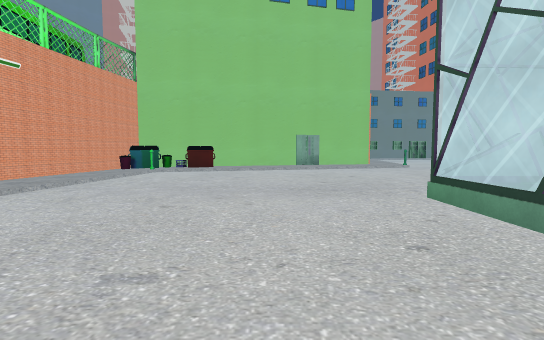
view 1 (above)

20 first-person views from a walk through a scene from a Unity 3-D project. The camera is 1.2 m above the floor, tilts 4° down and sees 85° across. The floor is counted in squares, 2 m on a side. Each view is taken from the middle of a square. On the plan, view 1 faces up. The plan holds only what a view shows up to about 9 squares ahead; the rest is blank. The place goes on beyond the plan. Some animated figures are left out. Door leaves are left out, so doorways stand open.

view 2
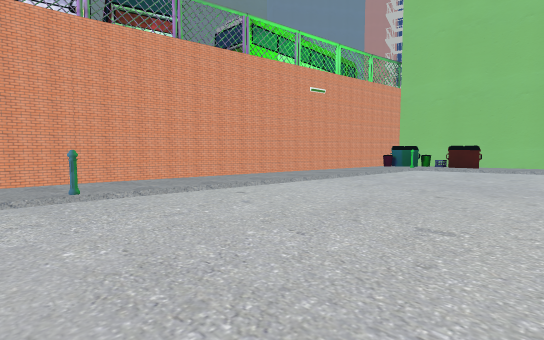

view 3
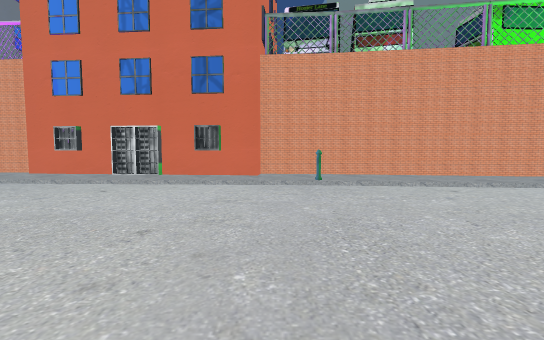

view 4
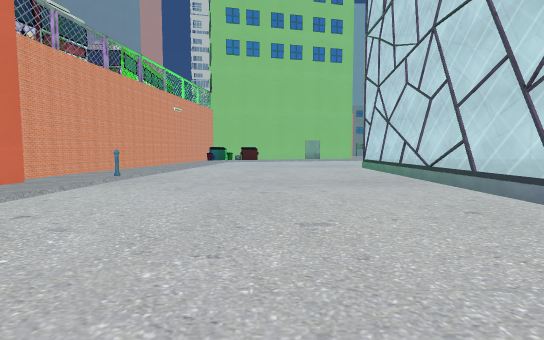

view 5
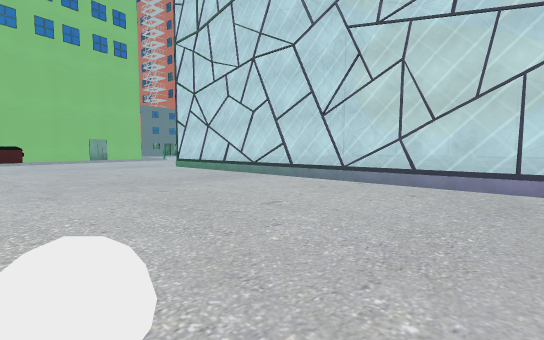

view 6
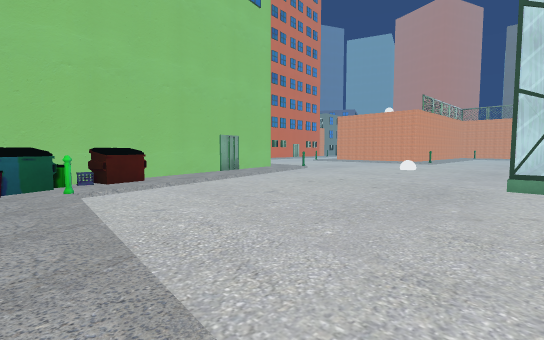

view 7
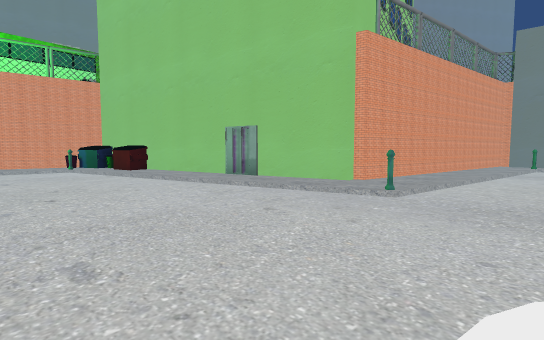

view 8
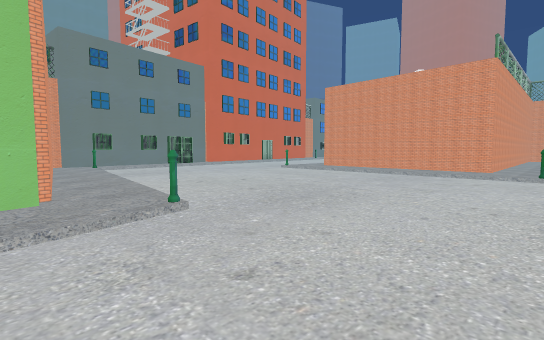

view 9
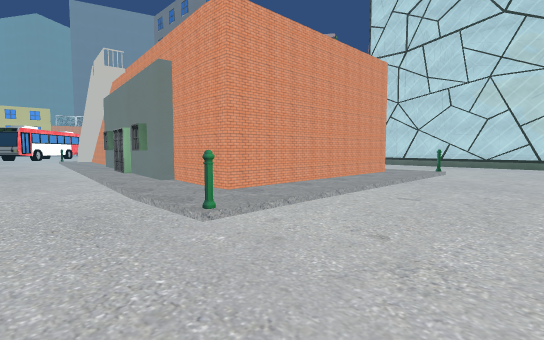

view 10
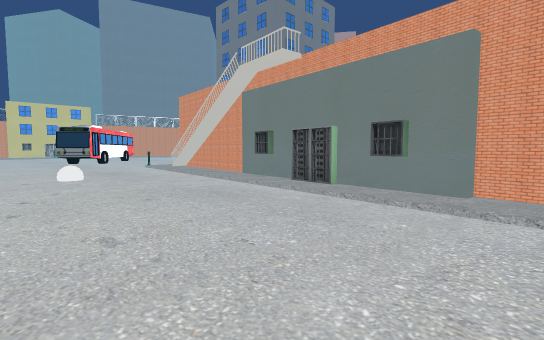

view 11
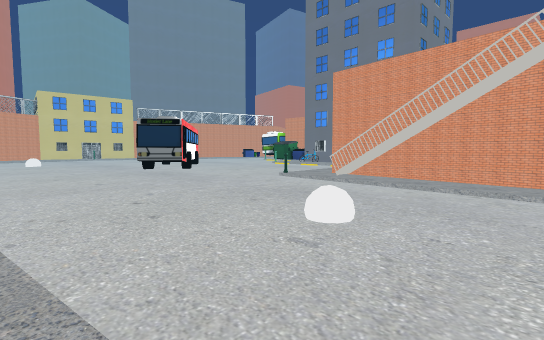

view 12
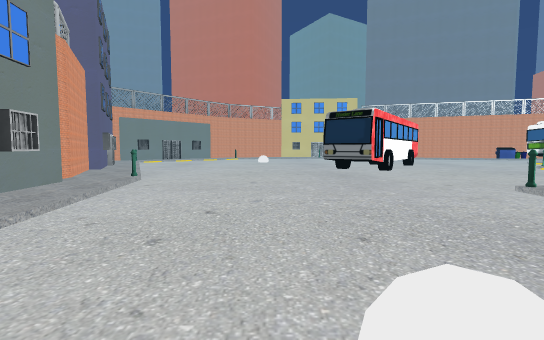

view 13
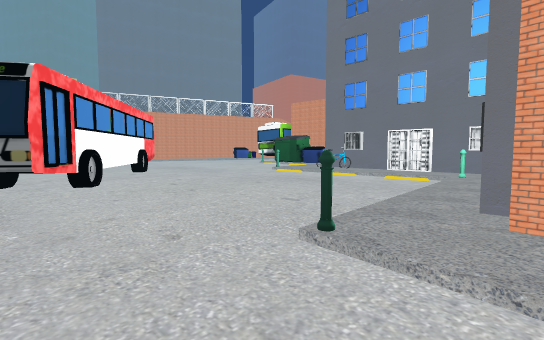

view 14
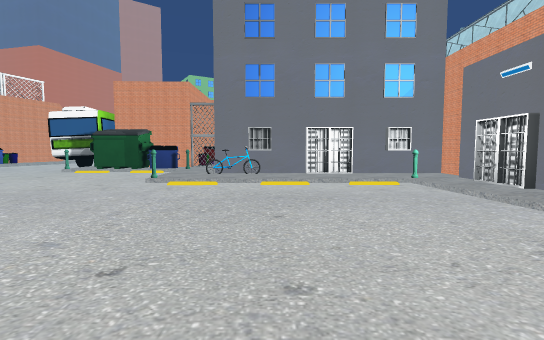

view 15
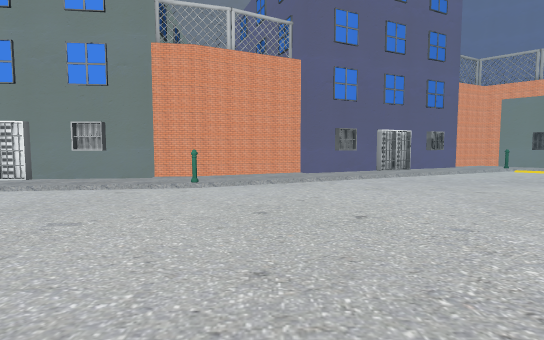

view 16
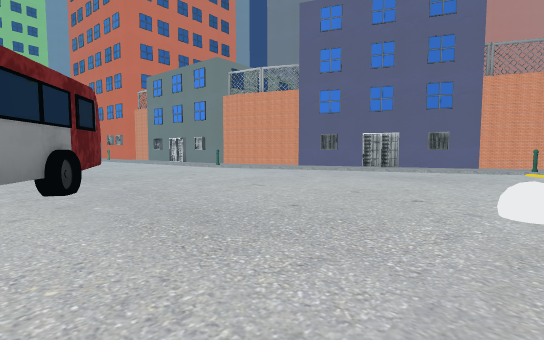

view 17
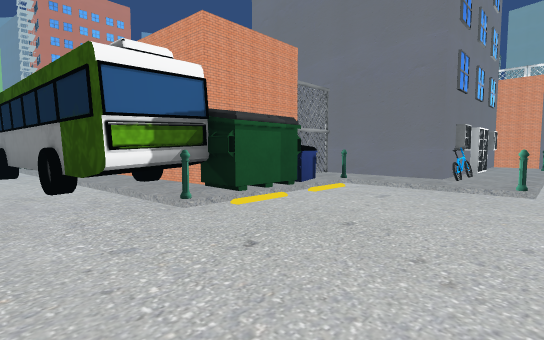

view 18
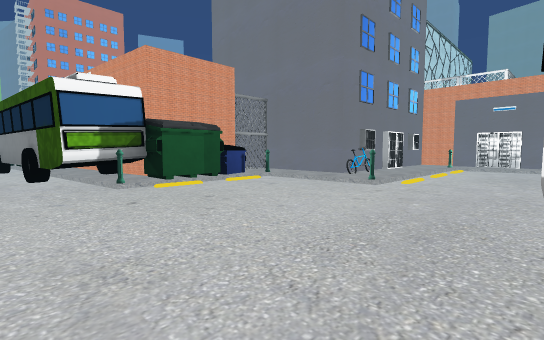

view 19
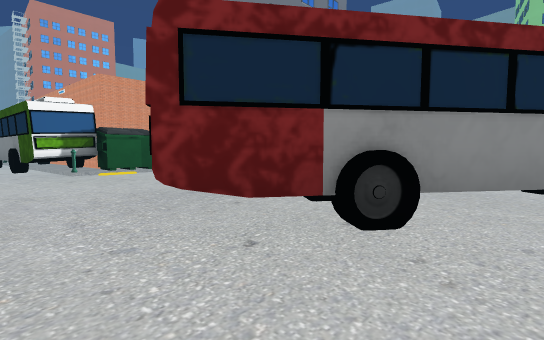

view 20
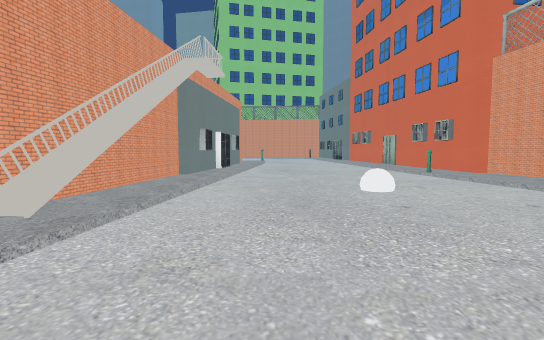

### Floor plan
Key: @ floor where view 1 was taken; # wall or solid block; . main floor; : floor 0.25 m higher than the main floor; + floor 0.5 m higher than the main floor; / step, stairs or slope; = window, fence, low wall or low ledge; B bin; U dumpster; I building; S bus; P pole; K bike; O other object.
Columns run from 6 left of view 1 to 33 right of it. Each row starts with its distance up from view 1.
 22                                  II##:O#
 21                                 ##I:/...
 20                        I      OO::/.....
 19                        ### III:O/......
 18            I         IIO::///..........
 17           OII     ///...................
 16           OO..    ........=............=
 15         I #/............................
 14         I #/....O................S#.....
 13           #/..../::##://///......###....
 12          I:/..../##########O#P.....##S..
 11          O:...../#          O:......##S.
 10       ##I:O...../#          O:.......S..
  9   OBU:://......./#          O:..........
  8   OU//........../#####      OO....P.....
  7  #:/........:...O/          #::::K:.....
  6  O:/..............          #IIIII:.....
  5  O:...............               IOUOSS.
  4  #:........... ..                IO##SS.
  3  O:.....====== =                 I  ##S.
  2  O:.....=++++                    I   #S.
  1 ##/.....=+++                         #S.
  0 #:O...@.=++                           S
 -1 O:/.....=++
 -2  I/.....=+++
 -3  I/.....=++++
 -4  I/.....=+++++#
 -5  I/=....=++++++
 -6  :/.....=

Positions as (right, up) in squares from view 1, and headings:
1: (0, 0), facing up
2: (0, -1), facing up-left
3: (1, -1), facing left
4: (-1, -6), facing up
5: (-3, -6), facing up-right
6: (-4, 3), facing up-right
7: (6, 6), facing up-left
8: (3, 7), facing up-right
9: (8, 15), facing down-right
10: (12, 17), facing down-right
11: (18, 18), facing down-right
12: (19, 16), facing right
13: (22, 14), facing down-right
14: (26, 13), facing down
15: (26, 14), facing up
16: (33, 13), facing up-left
17: (33, 8), facing down-left
18: (33, 10), facing down-left
19: (33, 13), facing down-left
20: (24, 14), facing left
